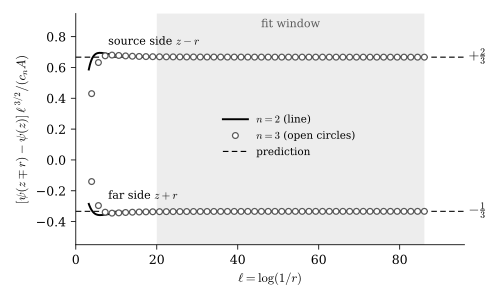

Reproduce this figure in Python.
"""Figure: generation-1 kink profile (the 2/3 : -1/3 split) against the prediction, from existing [NUM] data.

Data: numerics/out/k06_r1.15.json (L = 0.6, s = 0, even ground state, right side, rho = 1.15, r_min = 1e-40).
The fits replicate kink_analyze.py (registered window ell in [20, ell_max - 6]):
  A from psi(L - r)^-2 = a0 ell + a1 + a2/ell + a3/ell^2;  psi(q) from the cusp fit (the node value at q is truncated).
Plotted: u_src = [psi(q - r) - psi(q)] ell^{3/2}/(c_n A) -> 2/3 and u_oth = [psi(q + r) - psi(q)] ell^{3/2}/(c_n A) -> -1/3.
Usage: python3 fig_kink_split.py NUMERICS_DIR   (writes fig_kink_split.pdf next to this file)"""
import sys, os, json
import numpy as np
import matplotlib
matplotlib.use('Agg')
import matplotlib.pyplot as plt

d = json.load(open(os.path.join(sys.argv[1], 'out', 'k06_r1.15.json')))
L = d['L']
st = [s for s in d['states'] if s['s'] == 0 and s['par'] == 'e'][0]
num = lambda k: float(k.replace('np.float64(', '').rstrip(')'))
chain = {num(k): v for k, v in d['chain'].items()}

# edge trace A (kink_analyze.edge, lmin = 20, lcut = 6)
r = np.array(st['edge+']['r']); v = np.array(st['edge+']['v']); ell = -np.log(r)
lmax_e = ell.max() - 6
m = (ell >= 20) & (ell <= lmax_e)
X = np.stack([ell[m], np.ones(m.sum()), 1 / ell[m], 1 / ell[m] ** 2], 1)
A = np.linalg.lstsq(X, v[m] ** -2.0, rcond=None)[0][0] ** -0.5

curves = {}
for key, pt in st['pts'].items():
    q = num(key)
    gen, w = [val for p, val in chain.items() if abs(p - q) < 1e-9][0]
    if gen != 1:
        continue
    n = int(round(np.exp(L - q)))
    rl, vl, rr, vr = map(np.array, (pt['rl'], pt['vl'], pt['rr'], pt['vr']))
    j = np.searchsorted(rr, rl).clip(0, len(rr) - 1)
    both = np.isclose(rr[j], rl, rtol=1e-12, atol=0)
    rl, vl, vr = rl[both], vl[both], vr[j[both]]
    el = -np.log(rl)
    lmax = min(el.max(), lmax_e + 6) - 6
    mm = (el >= 20) & (el <= lmax)
    Xc = np.stack([np.ones(mm.sum())] + [w * A * el[mm] ** (-1.5 - k) for k in range(3)], 1)
    cs = np.linalg.lstsq(Xc, (vl + vr)[mm], rcond=None)[0]
    psi_q = cs[0] / 2
    Xk = np.stack([el[mm] ** -k for k in range(3)], 1)
    kap = np.linalg.lstsq(Xk, ((vl - vr) * el ** 1.5 / (w * A))[mm], rcond=None)[0][0]
    sig = cs[1]
    keep = el <= lmax                     # plot through the end of the fit window (nodes near r_min are truncated)
    el, vl, vr = el[keep], vl[keep], vr[keep]
    curves[n] = dict(ell=el, src=(vl - psi_q) * el ** 1.5 / (w * A), oth=(vr - psi_q) * el ** 1.5 / (w * A),
                     kappa0=kap, sigma0=sig, lmax=lmax)
    print(f'n={n} q={q:+.5f} c_n={w:.6f} A={A:.5f} kappa0={kap:.5f} sigma0={sig:.5f} '
          f'source-side limit {(kap + sig) / 2:.5f} (2/3), other side {(sig - kap) / 2:.5f} (-1/3)')

# self-check against the registered table (numerics/out/kink_table.out, L = 0.6 right, rho = 1.15)
assert abs(A - 1.5671) < 1e-4, A
assert abs(curves[2]['kappa0'] - 1.00014) < 2e-5 and abs(curves[2]['sigma0'] - 0.33345) < 2e-5
assert abs(curves[3]['kappa0'] - 1.00014) < 2e-5 and abs(curves[3]['sigma0'] - 0.33344) < 2e-5

plt.rcParams.update({'font.family': 'serif', 'mathtext.fontset': 'cm', 'font.size': 9, 'pdf.fonttype': 42,
                     'axes.linewidth': 0.6, 'xtick.major.width': 0.6, 'ytick.major.width': 0.6})
fig, ax = plt.subplots(figsize=(5.0, 3.0))
lo, hi = 20, curves[2]['lmax']
ax.axvspan(lo, hi, color='0.93', lw=0, zorder=0)
ax.text((lo + hi) / 2, 0.88, 'fit window', ha='center', va='center', fontsize=8, color='0.35')
for y, lab in ((2 / 3, r'$+\frac{2}{3}$'), (-1 / 3, r'$-\frac{1}{3}$')):
    ax.axhline(y, color='black', lw=0.8, ls=(0, (5, 3)), zorder=1)
    ax.text(97, y, lab, ha='left', va='center', fontsize=10)
c = curves[2]
ax.plot(c['ell'], c['src'], color='black', lw=1.4, zorder=3, label=r'$n=2$ (line)')
ax.plot(c['ell'], c['oth'], color='black', lw=1.4, zorder=3)
c = curves[3]
sel = np.r_[0:len(c['ell']):12]
ax.plot(c['ell'][sel], c['src'][sel], ls='none', marker='o', ms=4.2, mfc='white', mec='0.35', mew=0.9, zorder=4,
        label=r'$n=3$ (open circles)')
ax.plot(c['ell'][sel], c['oth'][sel], ls='none', marker='o', ms=4.2, mfc='white', mec='0.35', mew=0.9, zorder=4)
ax.plot([], [], color='black', lw=0.8, ls=(0, (5, 3)), label='prediction')
ax.text(8, 0.74, r'source side $z-r$', fontsize=8)
ax.text(8, -0.26, r'far side $z+r$', fontsize=8)
ax.set_xlim(0, 96)
ax.set_ylim(-0.55, 0.95)
ax.set_xlabel(r'$\ell=\log(1/r)$')
ax.set_ylabel(r'$[\psi(z\mp r)-\psi(z)]\,\ell^{3/2}/(c_nA)$')
ax.legend(loc='center', bbox_to_anchor=(0.55, 0.47), fontsize=7.5, frameon=False, handlelength=2.4)
for s in ('top', 'right'):
    ax.spines[s].set_visible(False)
fig.tight_layout()
out = os.path.join(os.path.dirname(os.path.abspath(__file__)), 'fig_kink_split.pdf')
fig.savefig(out)
print('wrote', out)
